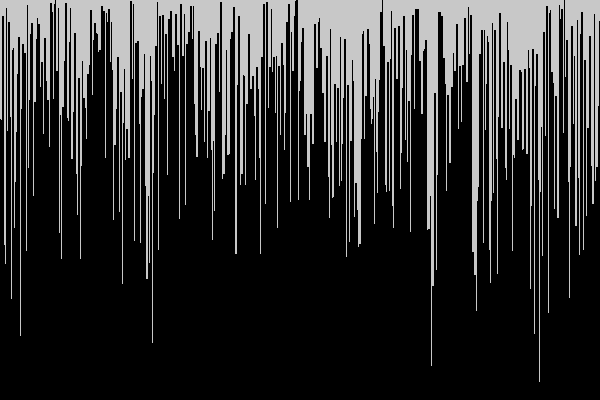
Frame 1 (no input)
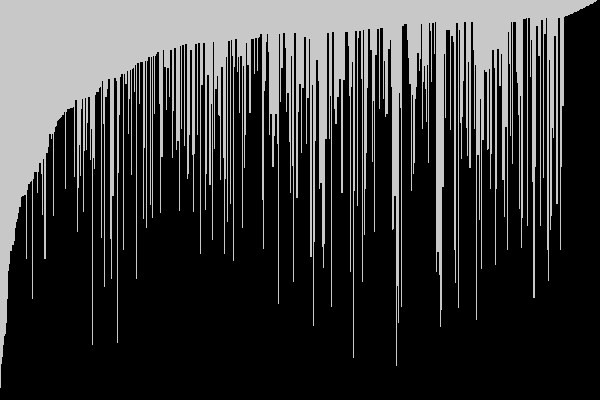
Frame 60 (the mouse pressed at the canvas centre just before this capture)
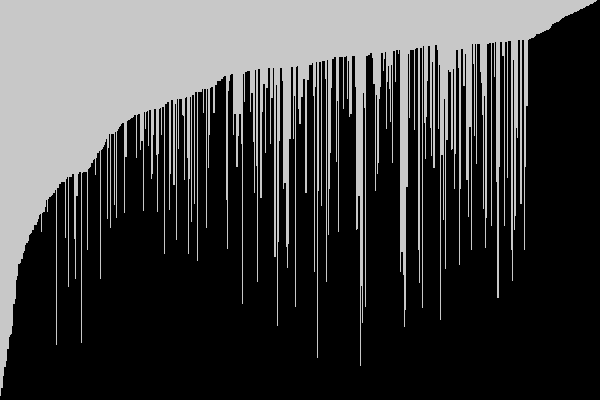
Frame 120 (the mouse held since frame 60 and released just before this capture)

The Processing sketch that drew these frames (run headless with seeded random() and noise(); from frame 60 on, the mouse is pressed at the canvas centre):

// Processing sketch: bubbleSort
// ── bubbleSort.pde
import java.util.Arrays;

float[] numbers = new float[1000];

void setup() {
  size(600, 400);
  frameRate(4);
  
  for (int i = 0; i < numbers.length; i++) {
    numbers[i] = (float)Math.random();
  }
  
  // print(Arrays.toString(numbers));
}

void draw() {
  drawBars();
  
  // sorting algorithm here (just one step)
  for (int i = 0; i < numbers.length - 1; i++){
    if (numbers[i] > numbers[i + 1]){
      float temp = numbers[i];
      numbers[i] = numbers[i + 1];
      numbers[i + 1] = temp;
    }
  }
}

void drawBars() {
  background(200);
  fill(40);
  for (int i = 0; i < numbers.length; i++) {
    float spacing = (float)width / numbers.length; 
    rect(i * spacing, height, spacing, -numbers[i] * height);
  }
}
